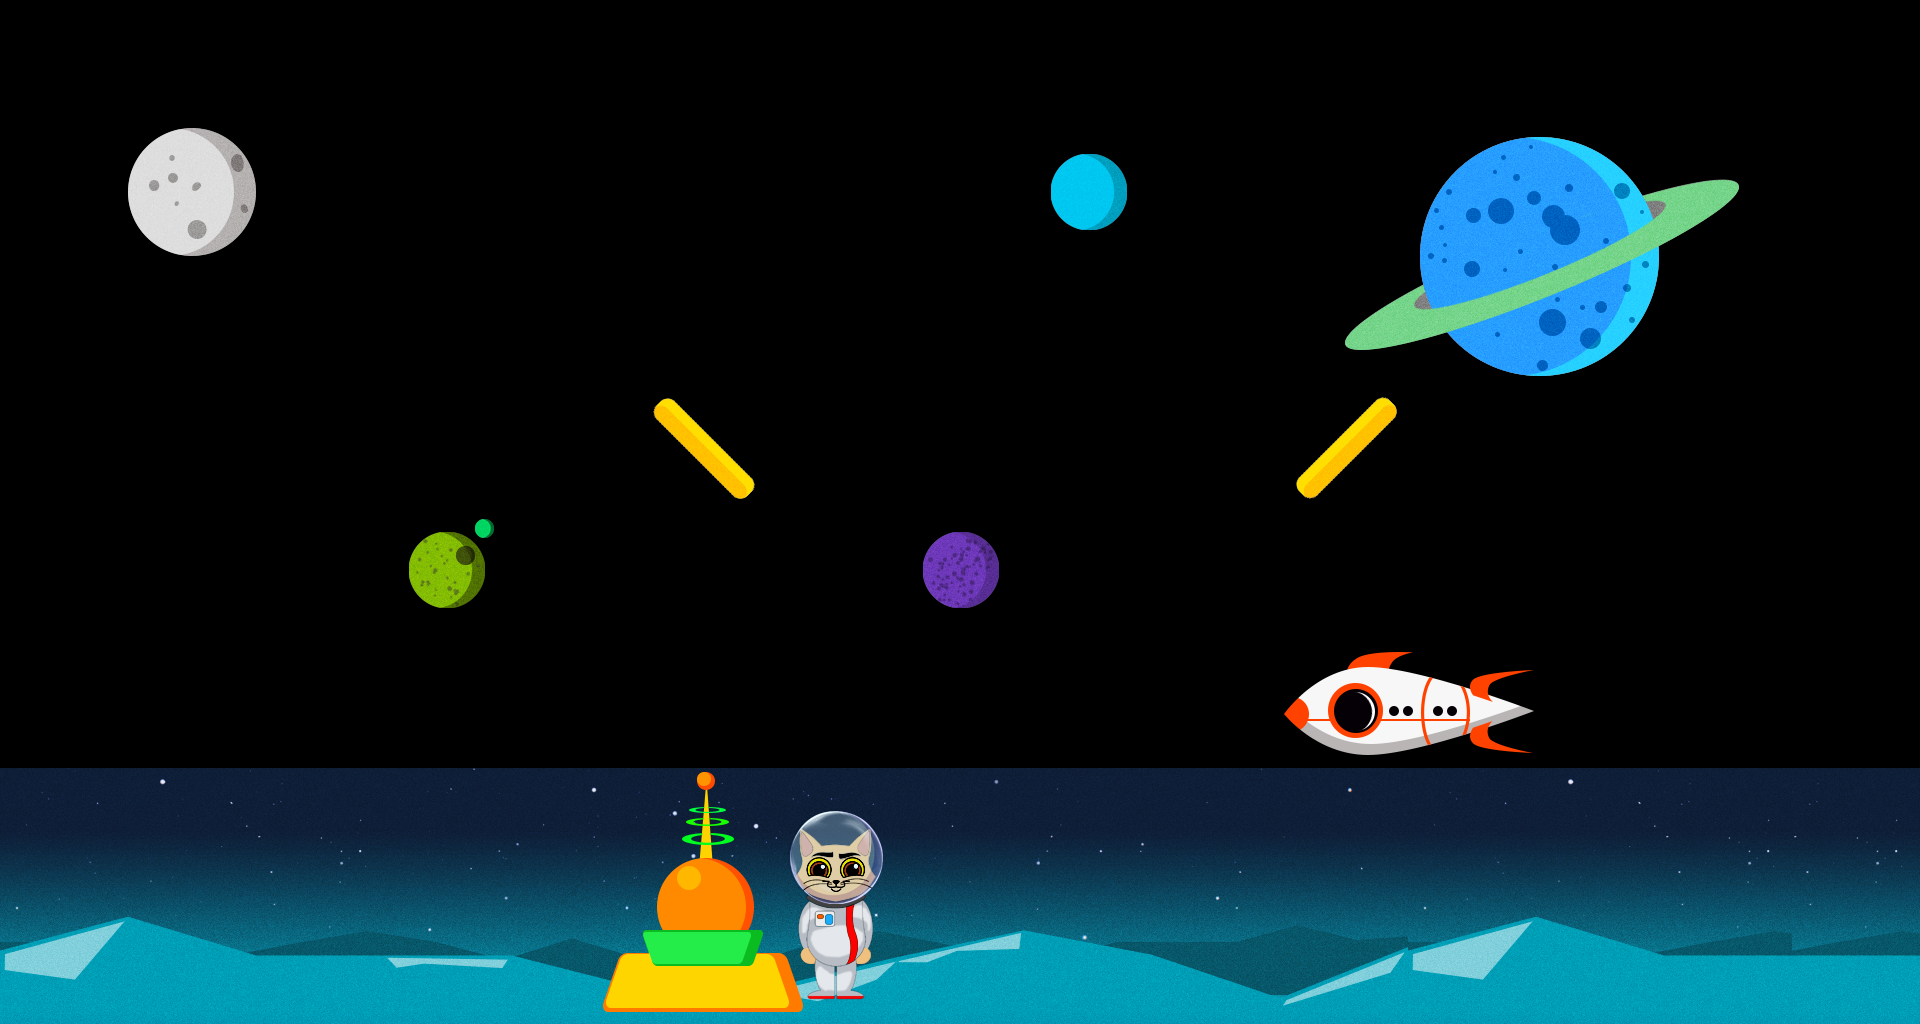

Tiled map render using the project's own tile images. Description and the whole map definition, tile-layer contents included, below:
An orthogonal 15x8 tile map with 128x128 px tiles, 3 tile layers (BackgroudLayer, PlayerLayer
, GameLayer), 2 tilesets.

<map version="1.0" tiledversion="1.1.0" orientation="orthogonal" renderorder="right-down" width="15" height="8" tilewidth="128" tileheight="128" infinite="0" nextobjectid="1">
 <tileset firstgid="1" source="tiles.tsx" />
 <tileset firstgid="65" source="template_assets_v1.tsx" />
 <layer name="BackgroudLayer" width="15" height="8">
  <data encoding="csv">
0,0,0,0,0,0,0,0,0,0,0,0,0,0,0,
0,0,0,0,0,0,0,0,0,0,0,0,0,0,0,
0,0,0,0,0,0,0,0,0,0,0,0,0,0,0,
0,0,0,0,0,0,0,0,0,0,0,0,0,0,0,
0,0,0,0,0,0,0,0,0,0,0,0,0,0,0,
0,0,0,0,0,0,0,0,0,0,0,0,0,0,0,
158,159,160,161,162,163,164,165,166,167,168,158,159,160,160,
173,174,175,176,177,178,179,180,181,182,183,173,174,175,175
</data>
 </layer>
 <layer name="PlayerLayer&#10;" width="15" height="8">
  <data encoding="csv">
0,0,0,0,0,0,0,0,0,0,0,0,0,0,0,
0,0,0,0,0,0,0,0,0,0,0,0,0,0,0,
0,0,0,0,0,0,0,0,0,0,0,0,0,0,0,
0,0,0,0,0,0,0,0,0,0,0,0,0,0,0,
0,0,0,0,0,0,0,0,0,0,0,0,0,0,0,
0,0,0,0,0,0,0,0,0,0,0,0,0,0,0,
0,0,0,0,0,0,137,0,0,0,0,0,0,0,0,
0,0,0,0,0,0,152,0,0,0,0,0,0,0,0
</data>
 </layer>
 <layer name="GameLayer" width="15" height="8">
  <data encoding="csv">
0,0,0,0,0,0,0,0,0,0,0,0,0,0,0,
0,117,0,0,0,0,0,0,116,0,82,83,84,85,0,
0,0,0,0,0,0,0,0,0,0,97,98,99,100,0,
0,0,0,0,0,121,0,0,0,0,120,0,0,0,0,
0,0,0,103,0,0,0,101,0,0,0,0,0,0,0,
0,0,0,0,0,0,0,0,0,0,92,93,0,0,0,
0,0,0,0,89,90,91,0,0,0,0,0,0,0,0,
0,0,0,0,104,105,106,0,0,0,0,0,0,0,0
</data>
 </layer>
</map>
